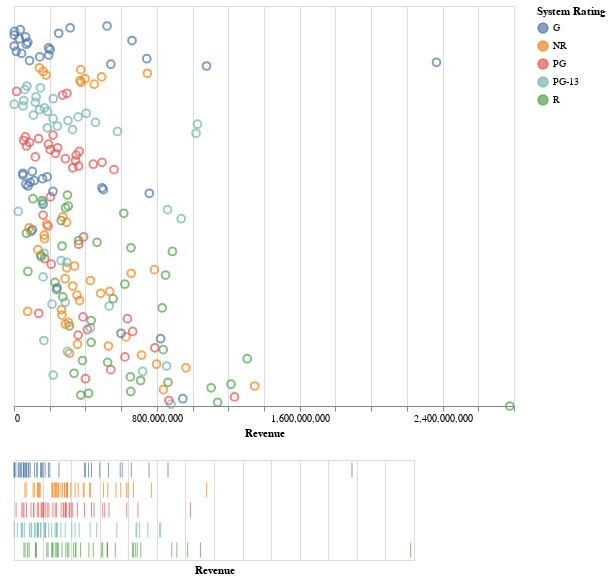

The notebook cell this image was saved under:
### Markdown cell above
This is the blueprint for creating the fourth visualization Revenue of Movies, Altair will be used to create this graph.

__Blueprint:__
   - The format of the dataframe needed for this graph is the same as the previous datarame that was created.
   
   - The style of this graph is the Dot Dash Plot which is found in Altairs Gallery. It is a scatter plot with a x-axis and a y-axis. The x-axis shows the revenue of each movie and the y-axis is not visible. The Dot Dash plots are scatter plot with trick marks protraying the minute seperation of the amount of items in each category within the selection. To create a selection create a box by dragging the mouse. When the mouse hovers over the pionts it projects the name, system rating and the revenue of the movie.

### Code cell
brush= alt.selection(type='interval')# creates selective box
base = alt.Chart(dataframe2).add_selection(brush)

# scatter plot
points1=base.mark_point(size=60).encode(
       y=alt.Y('Range',title='',axis=None),# y-axis
       x = alt.X('Revenue:Q',title='Revenue'),# x-axis
       # interactive shows name,system rating and revenue of movies selected
       tooltip=['Name','System Rating','Revenue of Movie'],
       # color of selective box
       color=alt.condition(brush,'System Rating',alt.value('grey'))).properties(height=400,width=500)

tick_axis=alt.Axis(labels=False,domain=False,ticks=False)# cretes dot dash plot

# dot dash plot
x_ticks=base.mark_tick().encode(
    alt.X('Revenue',axis=tick_axis),# x-axis
    alt.Y('System Rating',axis=tick_axis,title=''),# y-axis
    # interactive shows name, system rating and revenue of movies selected
    tooltip = ['Name','System Rating','Revenue of Movie'],
    # color of selective box
    color=alt.condition(brush,'System Rating',alt.value('lightgrey')))
points1&x_ticks# the two graphs combined

### Figure 1 — Vega-Lite specification as saved in the notebook (floating-point values rounded to 4 significant figures; data arrays with more than 128 entries replaced by an {"elided": "..."} marker saying what was removed)
{"config": {"view": {"continuousWidth": 400, "continuousHeight": 300}}, "vconcat": [{"mark": {"type": "point", "size": 60}, "encoding": {"color": {"condition": {"type": "nominal", "field": "System Rating", "selection": "selector002"}, "value": "grey"}, "tooltip": [{"type": "nominal", "field": "Name"}, {"type": "nominal", "field": "System Rating"}, {"type": "nominal", "field": "Revenue of Movie"}], "x": {"type": "quantitative", "field": "Revenue", "title": "Revenue"}, "y": {"type": "quantitative", "axis": null, "field": "Range", "title": ""}}, "height": 400, "selection": {"selector002": {"type": "interval"}}, "width": 500}, {"mark": "tick", "encoding": {"color": {"condition": {"type": "nominal", "field": "System Rating", "selection": "selector002"}, "value": "lightgrey"}, "tooltip": [{"type": "nominal", "field": "Name"}, {"type": "nominal", "field": "System Rating"}, {"type": "nominal", "field": "Revenue of Movie"}], "x": {"type": "quantitative", "axis": {"domain": false, "labels": false, "ticks": false}, "field": "Revenue"}, "y": {"type": "nominal", "axis": {"domain": false, "labels": false, "ticks": false}, "field": "System Rating", "title": ""}}, "selection": {"selector002": {"type": "interval"}}}], "data": {"name": "data-7eb17578fafdfd29831e4fa285df7e7b"}, "$schema": "https://vega.github.io/schema/vega-lite/v4.8.1.json", "datasets": {"data-7eb17578fafdfd29831e4fa285df7e7b": {"elided": "210 records"}}}
